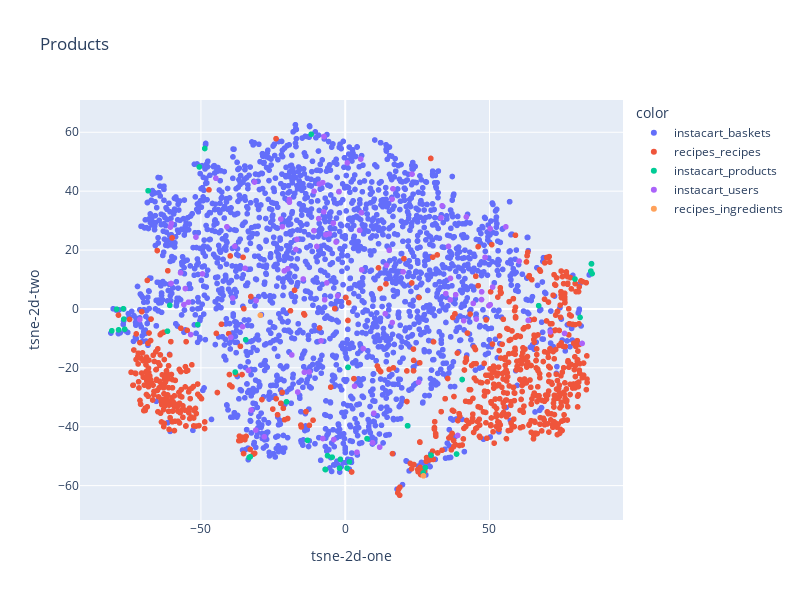

Notebook cell for this chart:
### Code cell
fig = px.scatter(df_tsne_data,
                 x="tsne-2d-one", y="tsne-2d-two",
                 color="color",
                 hover_data=['product_names'],
                 title='Products',
                 width=800, height=600)
fig.show()

### Figure 1 — Plotly figure (JSON) as saved in the notebook; plotly's stock layout.template omitted (floating-point values rounded to 4 significant figures; data arrays with more than 128 entries replaced by an {"elided": "..."} marker saying what was removed)
{"data": [{"customdata": {"elided": "2147 rows, 21952 str values in total"}, "hovertemplate": "color=instacart_baskets<br>tsne-2d-one=%{x}<br>tsne-2d-two=%{y}<br>product_names=%{customdata[0]}<extra></extra>", "legendgroup": "instacart_baskets", "marker": {"color": "#636efa", "symbol": "circle"}, "mode": "markers", "name": "instacart_baskets", "showlegend": true, "type": "scattergl", "x": {"elided": "2147 float values"}, "xaxis": "x", "y": {"elided": "2147 float values"}, "yaxis": "y"}, {"customdata": {"elided": "709x1 str values"}, "hovertemplate": "color=recipes_recipes<br>tsne-2d-one=%{x}<br>tsne-2d-two=%{y}<br>product_names=%{customdata[0]}<extra></extra>", "legendgroup": "recipes_recipes", "marker": {"color": "#EF553B", "symbol": "circle"}, "mode": "markers", "name": "recipes_recipes", "showlegend": true, "type": "scattergl", "x": {"elided": "709 float values"}, "xaxis": "x", "y": {"elided": "709 float values"}, "yaxis": "y"}, {"customdata": [["pepper turkey"], ["organic crush arabella plum tomato"], ["cucumber hand soap"], ["fat free sherbert orange"], ["original fresh scent heavy starch"], ["baby arugula"], ["hair lotion shine refine coconut"], ["peanut butter crunchy"], ["classic hazelnut flavor syrup"], ["ultimate pomegranate margarita"], ["strawberry shot bloks energy chew"], ["rosehip treatment facial serum blue"], ["super fruit punch organic juice drink"], ["cookie n cream protein bar"], ["vegan cheddar mac cheese"], ["fentimans curosity cola"], ["whole wheat challah rolls"], ["organic fair trade orange infuse dark chocolate cacao"], ["spinach feta pizza"], ["metallic fine permanent marker"], ["extra dark chocolate baking chip"], ["breakfast blend ground coffee"], ["berry colossal crunch cereal"], ["gluten free veggie lover thin crust pizza"], ["chocolate co organic dark chocolate sea salt coconut"], ["vanilla egg white protein pack"], ["soothe remover cleansing towelette sensitive skin"], ["proactive health sensitive stomach cat food"], ["stuff clam"], ["amaaaze blueberry apple juice blend drink"], ["food banana mixed berry"], ["mandarin liquid hand soap"], ["lavender relax essential oil"], ["organic creamy peanut butter hint sea salt"], ["roasted almond crunch crunchy granola bar"], ["extra care probiotic billion packet"], ["sonoma county chardonnay wine"], ["hard root beer"], ["heart healthy reduce sodium chicken wild rice soup"], ["italian pizza crust original"], ["organic sambazon acai juice"]], "hovertemplate": "color=instacart_products<br>tsne-2d-one=%{x}<br>tsne-2d-two=%{y}<br>product_names=%{customdata[0]}<extra></extra>", "legendgroup": "instacart_products", "marker": {"color": "#00cc96", "symbol": "circle"}, "mode": "markers", "name": "instacart_products", "showlegend": true, "type": "scattergl", "x": [81.39, 40.53, -6.96, -68.31, -1.94, 0.9896, -4.536, -79.21, -34.49, -13.07, -38.13, 1.458, -32.9, -76.72, 79.63, 27.05, -11.79, -60.8, 85.56, 27.77, -76.42, -51.1, -48.67, 85.34, -78.53, -61.59, 0.6389, 21.6, 38.6, -33.29, -50.55, -6.833, -6.129, -80.89, -76.9, -1.677, 29.74, 7.565, 67.05, 85.14, -20.34], "xaxis": "x", "y": [-2.884, -23.97, -54.5, 40.14, -54.07, -19.83, -50.34, -0.0877, -10.47, -44.63, -21.44, -51.95, -50.2, -3.449, 10.16, -55.69, 59.32, 1.22, 11.99, -53.91, -6.876, -5.323, 54.49, 15.29, -7.117, -7.57, -54.07, -39.68, -49.28, -50.44, 48.21, -54.57, -49.84, -7.414, 0.06741, -51.08, -49.7, -44.06, 1.108, 12.86, -31.55], "yaxis": "y"}, {"customdata": [["organic promise strawberry field cereal,mango chunk,baby portabella mushroom,low sodium beef broth,organic slice portobello mushroom,semisweet mini chocolate chip,frozen peach,bag organic banana,organic free range low sodium chicken broth,organic chop spinach,green bell pepper,organic garlic,mixed berry whole milk icelandic style skyr yogurt,organic whole milk,whole strawberry,shred mild cheddar cheese,grate parmesan,organic slice crimini mushroom,organic grape tomato,organic peel whole baby carrot,brussels sprout,pineapple chunk"], ["original black box tablewater cracker,chocolate peanut butter ice cream,sgt pepper goat milk cheese,alpine spring water,ale india pale brew free die ipa"], ["bulgarian feta,liquid egg white"], ["yellow onion,shred parmesan,pita chip simply naked,organic penne rigate,guacamole,natural premium coconut water,garlic lover hommus,unsweetene original almond breeze almond milk"], ["almond nut rice cracker snack,original black box tablewater cracker,mild salsa,devil egg,extra sharp white cheddar,hint sea salt almond nut thin,guacamole,roasted brussels sprout"], ["whole milk plain yogurt,bag organic banana,wild blueberry fruit spread,organic green leaf lettuce,organic green lentil,vegan shanghai dumpling,organic homestyle waffle,coldpresse organic orange,original hummus,european style unsalte butter,cream cheese,bicolor sweet corn,cucumber kirby"], ["hazelnuts milk chocolate cocoa,pure olive oil soap,organic unsweetene almond milk"], ["free clear unscented refill value pack baby wipe,pure coconut water,raw dark cacao bar,walnut half piece,wild skipjack light tuna,total natural greek strain yogurt honey,fat free strawberry yogurt,fat free blueberry yogurt,truffle nut butter cacao almond,wild sardine extra virgin olive oil,wild nonpareil caper sunkisse mediterranean,total strawberry lowfat greek strain yogurt,coconut flake,dark stone ground chocolate,lightly toast almond butter crunchy,sea salt almond organic stone ground dark chocolate"], ["smoke gouda,organic red onion,finocchiona salami,jalapeno pepper,smoke ham,organic slice crimini mushroom,slice pepperoni"], ["arancita rossa,organic lactose free lowfat milk,black coffee,sharp cheddar cheese,total lowfat plain greek yogurt,organic baby spinach,organic popcorn,banana,half half,uncured genoa salami,organic granny smith apple,organic baby carrot,organic small bunch celery,can aranciata orange"], ["sweeper open window fresh scent wet mopping cloth refill,organic bunny fruit snack berry patch,sweet salty nut almond granola bar,wrigley orbit wintermint sugar free gum pk,double control ant bait,fabulously fresh peppermint rosemary body wash"], ["organic decaf black tea,medium cheddar cheese block,cage free large white egg,organic whole crimini mushroom,organic strawberry,banana,wild blend rice,frozen broccoli floret"], ["organic red onion,organic honey gold potato,natural cracker,soft frenchstyle herbgarlic nut cheese,portabella mushroom,sparkling apple cider,red wax gouda cheese"], ["vegetable stand combination ultimate southwest blend,organic california style sprout bread,dairy free coconut milk blueberry yogurt alternative,sweet kale chop salad,asian chop salad dressing,dairy free coconut milk vanilla bean frozen dessert,chop spinach,sugar add mandarin orange water,kale green,sparkling water grapefruit,finely shred natural parmesan cheese"], ["cantaloupe,organic yukon gold potato bag,mango chunk,whole wheat bread,boneless beef chuck roast,organic iceberg lettuce,organic red cherry tomato,bag organic banana,organic honey gold potato,wild blueberry preserve,organic green leaf lettuce,boneless skinless chicken breast,organic strawberry,organic red radish bunch,organic baby spinach,organic whole string cheese,organic corn flake cereal fruit juice sweeten,original orange juice,half half,organic flame raisin,uncured genoa salami,organic shred carrot,dairy free unsweetene coconut milk,organic peppermint tea,grate parmesan,organic slice peach,mango yoghurt,organic whole cashew,total greek strain yogurt,organic kosher dill pickle,blue cheese crumble,whip cream cheese,kale green,pineapple chunk,bag organic fuji apple,organic red grapefruit,authentic french brioche"], ["margherita cherry tomato pizza,honey manuka raw kfactor,pure organic pineapple juice,yogurt strain lowfat coconut"], ["fruit veggie wash spray bottle,organic frozen pea,organic yukon select fry,mild cheddar cheese stick,organic strawberry,cream top smooth creamy vanilla yogurt,organic shell white cheddar,bunny pasta yummy cheese macaroni cheese,cracker cheddar bunnie snack pack"], ["cinnabon classic cinnamon roll coffee creamer,coffeemate bliss salted caramel coffee creamer,original animal cracker,hazelnut bromstad design liquid coffee creamer,dirty chai coffee cold brew,variety pack cereal,milk chocolate hot cocoa mix,xx espresso iced coffee almond milk"], ["black pepper corn mill organic spice,original beef jerky,merry maraschino pit cherry,shred sharp cheddar cheese,stand n stuff taco shell,fresh lean ground turkey,total natural greek strain yogurt honey,banana,pure natural light sour cream,organic fuji apple,iceberg lettuce,sparkle natural mineral water,total strawberry lowfat greek strain yogurt,total lowfat greek strain yogurt peach,white facial tissue,red vine tomato,macaroni shell white cheddar cheese,gourmet pop corn original,blue cheese center cut,natural muenster cheese,pulp calcium vitamin pure premium pure orange juice,organic whole white mushroom,dog food beef meaty juice,dark chocolate cover banana,fresh mozzarella cheese,paper towel chooseasheet mega roll oneply,organic grade large brown egg"], ["pizza cheese,uncured beef hot dog,organic chicken pot pie,organic packham anjou pear,zbar organic chocolate brownie energy snack,air chill bread chicken breast nugget,aged white cheddar glutenfree bake rice corn puff,organic grade free range large brown egg,organic large extra fancy fuji apple,organic baby spinach,cherry almond dark chocolate cocoa,peanut butter chocolate chip fruit nut food bar,banana,organic whole milk,shred mild cheddar cheese,pure irish butter,organic egg white,organic mixed vegetable,organic kiwi,organic whole white mushroom,macaroni cheese,crunchy almond butter,whip cream cheese,kid organic chocolate chip zbar,natural black cherry gel gelatin free snack,organic z mixed berry fruit rope,organic dark chocolate peanut butter cup,organic chicken noodle soup,asparagus,peanut butter cookie,cucumber kirby"], ["rye whiskey,grill chicken taquito"], ["organic celery heart,organic milk fat whole milk cottage cheese,bag organic banana,organic whole string cheese,lightly smoke sardine olive oil,organic hass avocado,bulgarian yogurt,cucumber kirby"], ["organic fair trade dark chocolate bar,honest face hand baby wipe,dark chocolate candy bar raspberry,unrefined virgin coconut oil"], ["strain wholemilk yogurt blueberry,vanilla almond,mixed berry whole milk icelandic style skyr yogurt,honeycrisp apple"], ["selectasize paper towel white huge roll regular roll towelsnapkin,less sodium soy sauce,light fit strawberry yogurt,tiny jelly bird egg,kosh dill pickle spear,liquid water enhancer orange tangerine,pulp pure florida orange juice,instant oatmeal maple brown sugar,raisin,purify water,shred sharp cheddar cheese,assorted flavor pop,chewy chocolate caramel,light fit blueberry yogurt,french vanilla coffee creamer,sandwich bag,low fat milk,seriously sharp cheddar cheese,pineapple slice pineapple juice,large lemon,cucumber kirby"], ["world good veggie burger,organic celery heart,ginger lemon kombucha,organic large extra fancy fuji apple,corn tortilla,organic baby spinach,banana,organic cucumber,original hummus,organic unsweetene almond milk,organic spring mix,organic grape tomato,organic baby carrot,medium spicy kimchi,organic hass avocado"], ["mango chunk,red wine vinegar,fruit tray,banana,organic fuji apple,whole strawberry,slice peach,spinach"], ["coconut water,organic strawberry,extra fancy unsalted mixed nut"], ["shave parmesan cheese,major dickason blend ground coffee dark roast,teriyaki beef jerky,deli fresh smoke turkey breast,smartfood white cheddar cheese popcorn,light semisoft cheese,dress jersey sweet onion calorie free,soft bake oats chocolate breakfast biscuit cookie,chunky medium salsa,chicken flavor ramen noodle soup,fire roasted jalapeño pita chip,ginger ale,jalapeno cheddar smoke sausage,white premium chunk chicken breast rib meat water,boneless skinless chicken breast,single milk american cheese slice,condense cream chicken soup,crack black pepper turkey breast,original superfood fruit smoothie blend,chicken taco seasoning mix,red pepper,banana,original orange juice,boomchickapop sea salt popcorn,lime,pure natural sour cream,super soft taco flour tortillas,natural shred mexican style four cheese,pure irish butter,classic hummus,extra crisp english muffin,hardwood smokedcenter cut original bacon,salt vinegar potato crisp,green pickle sliced jalapeno pepper,organic bell pepper,red onion,yellow straightneck squash,sparkling water grapefruit,white liquid egg white,large lemon,chicken base organic"], ["raw coconut water,organic turkey bacon,chicken apple breakfast sausage,organic chicken apple sausage,organic sunday bacon,organic raspberry"], ["natural raw cane turbinado sugar,flax plus red berry crunch cereal,organic broccoli crown,organic sugar snap pea,organic strawberry,organic italian parsley bunch,organic chicken thigh,organic reduce fat milk,organic thyme,organic romaine lettuce,organic red cabbage"], ["half half,plain greek yogurt,bag organic banana,golden delicious apple,boneless skinless chicken breast fillet,pork loin tenderloin,mini pretzel,crack wheat sourdough loaf,lowfat kefir plain unsweetene,spinach"], ["organic french vanilla almond granola,organic blueberry waffle,pizza popper three cheese,honey yoghurt,bag organic banana,oatmeal original unsweetene,black raspberry chocolate chip ice cream,original pure creamy almond milk,unsweetene almondmilk,organic honey nut os cereal,power grain waffle ct,organic graham crunch cereal,california orange juice"], ["smores luna bar,raisin bran cereal,corn chip,organic mayonnaise,clean day honeysuckle scent multisurface clean,total lowfat plain greek yogurt,frozen organic wild blueberry,organic whole strawberry,organic whole milk,michigan organic kale,sparkle natural mineral water,lemon verbena dish soap,organic banana,berry medley,honeycrisp apple,salt pepper krinkle chip,asparagus,organic hass avocado,large lemon"], ["organic salt butter,reduce fat dha reduce fat milk,yellow bell pepper,country morning white bread,organic american cheese single,honey greek yogurt,organic strawberry,organic baby arugula,tart cherry yoghurt,organic edamame,spaghetti,chicken maple breakfast sausage,organic macaroni shell real aged cheddar,organic baby carrot,organic chicken strip,raspberry lemonade,kid organic chocolate chip zbar,organic hass avocado,large lemon,yoghurt blueberry"], ["cheerio cereal,original bake whole grain wheat cracker,creamy peanut butter,dairy pure whole milk,classic yellow mustard,dry roast lightly salt peanut,golden delicious apple,banana,pepper beef jerky,darjeele black tea blend,minis candy,tiny twist pretzel,peanut butter cup minis,gala apple,celery stick,original sauce,organic raw almond,dark chocolate nuts sea salt bar,sea salt potato tomato spinach garden veggie crisp"], ["clementine,granny smith apple,hass avocado,apple,roasted pine nut hummus,organic milk,zero calorie cola,variety"], ["organic blueberry waffle,organic spelt english muffin,original kombucha,frozen organic wild blueberry,banana,kombucha bubbly probiotic tea california grape,pita chip simply naked,maple water"], ["lager,india pale ale,premium belgian lager,beer"], ["b complex high potency vegetarian,sesame seaweed salad"], ["organic sproutofu savory bake tofu,traditional hummus,spicy hummus,bag organic banana,organic large brown egg,hickory smoke ultra thin deli slice,organic large extra fancy fuji apple,organic baby spinach,organic danjou pear,whole wheat multigrain pop cake,organic cheddar snack mix,organic whole milk,jumbo veggie protein smart dog link,blueberry whole milk yogurt pouch,apple strawberry organic nibbly finger,original grain cracker,blue cheese crumble,whip cream cheese,raspberry,goat milk feta,organic avocado"], ["sparkling lemon water,coconut flavor sparkling water,citrus mandarin organic,blackberry cucumber sparkling water,honeycrisp apple"], ["yellow bell pepper,dice yellow onion,original english muffin,large pineapple chunk,shred sharp cheddar,organic red onion,muscat grape,organic free range low sodium chicken broth,cinnamon yeast roll,center cut bacon,garlic bread stick,red pepper,dice celery,classic rotisserie chicken,green skinned avocado,dice carrot,flat parsley bunch"], ["waffle sweet belgian vanilla,garlic hummus,gluten free tapioca pudding,chikn nugget,premium organic strawberry spread,organic bread whole grain,extra ginger brew jamaican style ginger beer,sonoma traditional flour tortillas count,organic horseradish leek kraut,vegan buttery stick,banana,sublingual vitamin mcg,large grade aa cage free egg,lemon verbena dish soap,organic jalapeno pepper,serrano chile pepper,classic airpuffed vanilla flavor marshmallow,organic white onion,gold potato,harvest snap wasabi ranch,tortilla chip clasico jalapeno lime"], ["natural uncured beef hot dog,superfood slam bar,small hass avocado,pretzel hoagie bun,unfrosted strawberry toaster pastry,enlighten mint organic,lime flavor flavor sparkling water,organic sea salt popcorn,frost toaster pastry cherry pomegran,wholeberry blast meal bar,roasted salt pistachio,xx espresso iced coffee almond milk,yogurt strain lowfat coconut"], ["kombucha bilberry,kombucha organic raw lavender,kombucha organic raw citrus,pepperjack style shred,organic raw kombucha gingerade,lemon ginger sparkle probiotic drink,organic baby kale"], ["organic russet potato bag,organic white basmati rice,organic cottage cheese,flaky biscuit,organic mango yogurt,organic chewy oatmeal raisin granola bar,organic whole string cheese,plain whole milk yogurt,organic gala apple bag,plain greek nonfat yogurt,cocoa bunnie whole grain cereal,garlic granule,organic old fashioned roll oat,sweet onion"], ["pancake waffle mix almond flour,organic chicken broth,organic frozen mango chunk,bake aged white cheddar rice corn puff,organic capellini,classic carbonate natural mineral water,organic navel orange,russet potato,organic yokid lemonadeblueberry variety pack yogurt squeezer tube,tomato paste,orange chocolate beet smart cookie,kombucha organic raw citrus,yo baby organic whole milk banana mango yogurt,banana,roma tomato,pure irish butter,coconut flake,envirokidz brown sugar maple oatmeal,organic avocado,almond raisin hearty oatmeal go"], ["organic salt butter,organic reduce fat milk,organic navel orange,original black box tablewater cracker,yobaby organic plain yogurt,yorkshire black tea,organic strawberry yogurt fruit snack,organic grade free range large brown egg,banana mango organic yogurt fruit snack,organic quick cooking roll oat,organic strawberry,organic mix berry yogurt fruit snack,organic baby arugula,organic danjou pear,organic stoneground wheat cracker,yeast extract,organic baby broccoli,organic white chia seed,purely os organic cereal,arborio white rice,organic bartlett pear,organic cauliflower,organic greek plain nonfat yogurt,organic hass avocado,organic earl grey noir tea bag count"], ["teriyaki chicken,chunky peanut butter,package grape tomato,half half cream,plain bagel,original rice krispie treat,spinach artichoke dip"], ["grade large white egg,original creme de brie spreadable cheese,natural spring water,fridge pack cola,natural spring water,ultra soft strong toilet paper double roll,organic whole milk dha,baby spinach salad,small pit ripe black olive,banana,grape tomato,bocconcini fresh mozzarella,quarter marinated artichoke heart,honeycrisp apple,original coffee creamer,italian slice bread"], ["clementine,mixed fruit fruit snack,whole grain cheddar bake snack cracker"], ["italian sparkling mineral water,organic strawberry,boneless skinless chicken breast,almond paleo bread non gmo gluten free,super green salad"], ["small hass avocado,parmesan beef meatball,broccoli crown,organic red onion,organic marinara pasta sauce,medium buffalo wing sauce"], ["organic turkey bacon,boneless skinless chicken breast,chop pecan,organic navel orange,apple honeycrisp organic,honey yoghurt,red raspberry,artichoke heart marinate quarter,spring water,rice corn puff bake veggie,green bell pepper,gluten free fettuccini roasted garlic,organic european style lightly salt butter,lime,organic cucumber,organic living butter lettuce,milk vitamin,organic white onion,cream buckwheat cereal,coconut almond minis frozen dessert bar"], ["organic orange bell pepper,cacao bittersweet premium baking chip,organic lightly salt sea salt thin crispy restaurant style tortilla chip,arancita rossa,gluten free dark chocolate chunk chewy crunch granola bar,organic lemon,natural classic pork breakfast sausage,cherry chai yogurt,organic red bell pepper,classic marinara,bag organic banana,coconut almond granola,roasted salt cashew,lightly salt bake snap pea crisps,potato chip sweet potato,yogurt maple ginger yogurt,organic peppermint herbal tea,organic strawberry,organic baby arugula,organic baby spinach,organic whole string cheese,vegan big cup pad thai noodle soup,tahitian vanilla bean gelato,organic super fruit punch juice drink,organic blackberry,organic stoneground wheat cracker,organic california white basmati rice,organic cucumber,organic baby broccoli,xl emerald white seedless grape,organic tagliatelle traditional egg pasta,total greek strain yogurt cherry oz,sea salt caramel gelato,organic baby carrot,pink lady cripps apple,gluten free original granola,sparkling water grapefruit,organic grain thin sliced bread,newman os creme fill chocolate cookie,dark chocolate cocoa,asparagus,organic hass avocado,uncured hickory smoke sunday bacon"], ["pink lady apple kombucha,organic lemon,vanilla protein protein shake,organic baby spinach,cayenne cleanse kombucha,master brew kombucha ginger,sesame seaweed salad,ruby red grapefruit juice,ginger tea,organic kiwi"], ["vegetable classic vegetable soup,chef blend shred state cheddar cheese,gluten free pretzel stick,rice krispie treat original crispy marshmallow square,balanced break natural sharp white cheddar cheese cashew golden raisin medley snack,palmetto cheese original,organic cherry drink,creamy deluxe gluten free rice pasta extra cheesy cheddar sauce,balanced break pepper jack natural cheese honey roast peanut raisin snack,organic basmati rice,guacamole single,lime sparkling water,cinnamon chex,organic yellow corn tortilla chip"], ["refill infant milkbase iron oz pouch infant formula powder,free clear unscented refill value pack baby wipe,happy belly organic oatmeal baby cereal"], ["green bean,celery heart,organic carrot bunch,water,pulp free orange juice,long grain brown rice"], ["icelandic style creamskyr milkfat strain wholemilk yogurt mango,strain non fat orange ginger yogurt,non fat acai mix berry yogurt,maple quinoa cluster chia seed,organic raspberry,icelandic style skyr blueberry nonfat yogurt,total natural plain greek yogurt,banana bite chewy organic coconut,almond sea salt dark chocolate,banana"], ["reduce sugar tomato ketchup,iron herb liquid extract formula,natural spring water,dragon fruit,vitamin organic whole milk,chickpeas pasta shell,whole grain corn meal,shred mild cheddar cheese,chickpeas rotini pasta,garlic"], ["chocolate dark chocolate ice cream bar,hazelnut spread skim milk cocoa,soft pretzel burger bun,pepperoni pizza frozen sandwich,apple pear fruit bar,natural apple sauce cup,calorie per bag popcorn,organic strawberry,tart cherry yoghurt,apple apricot fruit bar,garden salsa multigrain chip,glaci freeze,organic balance vanilla bean protein shake"], ["almond nut rice cracker snack,country potato bread,pretzel crisps original deli style pretzel cracker,organic boneless skinless chicken breast,organic roasted turkey breast,red pepper,banana,organic whole milk,organic raspberry,grade aa large white egg,coconut flavor sparkling water,indian dal golden lentil soup,pure clover honey,fresh european style baby spinach,honey nut cheerio"], ["natural savory turkey breakfast sausage,organic multi grain square cereal,ground turkey breast,total natural low fat milkfat greek strain yogurt"], ["nectarine,apple jack cereal,strawberry milk,ice pop sugar free orange cherry grape,vitamin organic milk,tropical sugar free fl oz ice pop,original antiseptic adult mouthwash,sparkle citrus beverage natural pulp,organic mexican blend finely shred cheese"], ["organic zucchini spiral,original havarti cheese,cinnamon raisin bread,organic blackberry,original rotisserie chicken,kumato tomatoe,gluten free chocolate chip cookie"], ["organic reduce fat milk,sparkling water berry,lime sparkling water,sparkling water grapefruit,almondbreeze unsweetene,organic half half"], ["organic milk,organic strawberry,half half,organic seedless watermelon,organic cane sugar"], ["almond breeze unsweetene almond coconut milk blend,incredibite small dog real beef dog food,dog snack lean beef flavor,single milk american cheese slice,mac cheese,lunchable extra cheesy pizza,total natural plain greek yogurt,velveeta reduce fat milk shell cheese,white giant paper towel roll,bathroom tissue softness strength double roll"], ["yellow onion,boneless skinless chicken breast,organic red onion,beef loin new york strip steak,light lean macaroni cheese,organic broccoli crown,organic russet potato,organic whole milk dha,organic baby arugula,organic baby spinach,organic premium tomato paste,organic cucumber,ground turkey breast,organic grape tomato,organic crushed fire roasted tomato,roasted turkey breast,organic sour cream,organic tomato sauce,steel cut oat,organic avocado"], ["yellow onion,broccoli crown,organic baby spinach,banana,organic fat free milk,organic grape tomato,whip cream cheese,organic greek plain nonfat yogurt,cucumber kirby"], ["original cream bar orange raspberry frozen bar,berry shoot dietary supplement,sweet chipotle beef jerky,milk chocolate cover pretzel,strawberry banana flavor juice smoothie blend,orange calcium vitamin pulp free,original superfood fruit smoothie blend,total care anticavity fluoride mouthwash icy clean mint,milk chocolate bar,glide pro health deep clean floss cool mint count,cherry garcia ice cream"], ["european cucumber,chocolate hazelnut butter,powder peanut butter,california veggie burger,accent organic sprout quinoa trio,boilinbag whole grain brown rice"], ["organic whole grassmilk milk,organic red onion,grassfe whole milk plain yogurt,organic romaine,roma tomato,natural red tomato mild salsa mexican green chile cilantro"], ["organic original hommus,shred parmesan,organic red bell pepper,bag organic banana,organic baby spinach,rice thin brown rice snack cracker,organic cucumber,organic tomato cluster"], ["applewood smoke bacon,pastajoy brown rice pasta elbow,organic large brown egg,sea salt vinegar potato chip,organic mesa sunrise cereal"], ["lime,yellow tortilla chip,organic avocado"], ["garnet sweet potato yam,organic chicken broth,shred parmesan,calcium enrich lactose free fat free milk,applewood smoke bacon,organic baby spinach,ranch dress,calm shampoo tea tree sea buckthorn,organic black bean,organic yukon gold potato,organic white onion,organic romaine heart,sweet orange vanilla honest conditioner,organic hass avocado,organic brown rice"], ["sesame seaweed salad,sparkling peach,cheese puff,cola,pomegranate juice"], ["organic frozen mango chunk,vitaminwat xxx acai blueberry pomegranate,organic whole kernel sweet corn salt add,organic corn thin original,whole wheat bread,roasted pine nut hommus,honest face hand baby wipe,rosemary mini croccantini,recycled paper towel,organic low sodium chicken cook stock,corn tortilla chip,bag organic banana,organic mint,organic muenster cheese slice,organic russet potato,organic baby spinach,organic cauliflower floret,seedless small watermelon,organic vanilla unsweetene almond nondairy beverage,organic whole milk,organic raspberry,heart heart organic oat flake blueberry cluster cereal,yo toddler organic strawberry banana whole milk yogurt,coldpresse deliciously hydrate watermelon water,liquid vitamin c orange flavor,organic kiwi,organic great northern bean,organic bartlett pear,organic small bunch celery,organic old fashioned roll oat,free clear unscented baby wipe,stage prune,organic garnet sweet potato yam"], ["truffle popcorn,lowfat milk,dubliner wedge pre cut cheese,goji blackberry zero calorie iced green tea,sharp cheddar cheese,sea salt potato chip,organic yellow onion,zero calorie iced green tea raspberry,chocolate peanut butter cup gelato,green tea blueberry pomegranate,classic ranch yogurt dress,organic spicy taco seasoning,organic refried vegetarian black bean,grassmilk organic fat free milk,feta cheese crumble,organic grape tomato,organic creamy peanut butter,mandarin orange sparkle natural spring water,organic free range chicken broth"], ["almond cheddar style shred cheese alternative,shred almond mozzarella cheese,organic baby spinach"], ["low sodium bacon,garlic,feta cheese crumble,cherub heavenly salad tomato,organic grade large brown egg,large lemon"], ["milk fat free,scoop tortilla chip,chunky medium salsa,strawberry blend non fat greek yogurt,polska kielbasa sausage,oats honey protein crunchy granola,organic blueberry,butter flavor movie theater microwave popcorn,nuts spice dark chocolate nuts sea salt snack bar,herb butter rice,large lemon"], ["spinach ricotta ravioli,seasonal espresso,dairy free mozarella style shred"], ["gluten free dark chocolate chunk chewy crunch granola bar,reduce fat milk,organic red onion,whole heart palm,organic mungbean sprout,ground black pepper,organic grade free range large brown egg,plain bagel,organic strawberry,organic baby spinach,organic yellow onion,chive,lime,organic shred carrot,organic california white basmati rice,organic cucumber,organic yukon gold potato,organic unsweetene almond milk,artichoke,organic sweeten cranberry,crush red pepper,stage peach baby food,sea salt,organic kiwi,feta cheese crumble,organic grape tomato,dark cacao content organic chocolate bar,stage prune,total nonfat greek yogurt,california orange juice,black forest ham,coarse kosher salt"], ["bag organic banana,organic heavy whipping cream,organic strawberry,organic baby arugula,organic cilantro,organic grape tomato,pure kosher dill,organic hass avocado,organic half half"], ["strawberry candy twist,milk chocolate cookie caramel fun size,milk chocolate minature,carmel milk chocolate,wrigley orbit wintermint sugar free gum pk,reese miniature peanut butter cup"], ["precious mozzarella cheese,original glass cleaner,potato gnocchi,plain bagel,organic fuji apple,mild italian sausage,sweet salty nut peanut granola bar,organic romaine heart,lemonade"], ["peanut butter creamy salt,vegan butter,organic baby spinach,genuine brewed rice vinegar,natural roasted pepper tomato soup,organic udon japanese wheat noodle,garlic,toast sesame seed oil,cocktail style cube spring water ice,cheese sharp cheddar,organic hass avocado"], ["chayote,italian dry salame,yellow onion,microwaveable beef cheeseburger,sweet tea,lowfat chicken tortilla soup,home style savory beef gravy,rrruffle ridge reduce fat potato chip,green bell pepper,reduce fat milk,rotini pasta,red pepper,tuscan house italian dress marinade,white corn,bunch cilantro,slice california olive,fresh ca grow egg,combination party pizza,danimal strawberry explosion flavor smoothie,bake potato soup"], ["parsley italian flat new england grow,seafood stock,organic rosemary,organic leek,banana,michigan organic kale,potato yukon gold organic,fennel,carrot celery stick"], ["mango sorbet,kelloggs nutrigrain apple cinnamon cereal,roasted garlic,kelloggs nutrigrain blueberry cereal,bunch cilantro,roma tomato,cage free brown eggslarge grade,organic avocado,whole grain penne pasta"], ["recycled paper towel,sourdough baguette,banana"], ["mini cucumber,slow kettle tomato sweet basil bisque soup,kosh dill pickle spear,natural apricot sparkling water,slice white mushroom,classic hummus,tomato yellow cherry,organic romaine heart,original sauce,red onion,caribbean jerk marinade"], ["cold brew coffee coconut milk,organic large green asparagus,beet apple carrot lemon ginger organic cold press juice beverage,jade pearl rice ramen,cheddar cheezy mac"], ["whole wheat bread,organic broccoli,yobaby organic plain yogurt,organic butternut squash,organic yellow onion,organic whole milk,organic large grade brown egg"], ["super tea power green,organic raw unfiltered apple cider vinegar,basil dish soap,unsalted homemade butter,organic turbinado raw cane sugar,clementina sparkling beverage,apple cider vinegar,organic baby arugula,original hummus,organic restaurant style sea salt lime tortilla chip,whole wheat english muffin,english breakfast black tea bag,unrefined virgin coconut oil,organic baby carrot,organic grade large brown egg"], ["yellow onion,seedless red grape,organic navel orange,bag organic banana,organic frozen pea,half half,salt add black bean,bay leave,red vine tomato,edamame pod,organic whole wheat penne rigate,organic basil,organic zucchini,organic long grain brown rice,large lemon,organic avocado"], ["organic antibug shake spray"]], "hovertemplate": "color=instacart_users<br>tsne-2d-one=%{x}<br>tsne-2d-two=%{y}<br>product_names=%{customdata[0]}<extra></extra>", "legendgroup": "instacart_users", "marker": {"color": "#ab63fa", "symbol": "circle"}, "mode": "markers", "name": "instacart_users", "showlegend": true, "type": "scattergl", "x": [-2.147, -39.66, 11.94, 41.07, 48.46, -9.185, -54.32, -57.06, 82.11, -6.727, -3.953, -7.784, 35.8, -7.11, -5.467, -41.0, 20.06, -53.56, 36.4, 14.31, 63.42, -10.83, -55.9, -60.58, -35.56, 5.608, -44.82, -32.6, 47.24, 5.381, 4.995, -21.8, -49.48, -34.69, -7.431, -19.36, -30.89, -38.27, 9.525, 38.98, -8.97, -28.03, 49.8, 13.88, -39.03, -12.45, -10.79, -21.11, -31.42, 47.27, 9.929, 5.724, -6.395, 71.06, -2.631, -19.93, -14.16, 36.48, 4.075, -18.52, -60.22, 44.37, -55.4, 0.7063, 55.66, -33.55, 15.27, -30.98, -51.72, 34.86, 41.99, -22.3, -60.36, -19.34, 16.53, 23.16, 50.22, -14.54, 33.2, -16.46, -9.853, -16.74, 60.27, 76.02, -17.11, 25.43, -4.124, -3.171, -71.17, 38.28, 51.07, 50.25, 6.242, 33.6, 3.24, 45.43, 16.3, -7.349, -8.373, 16.25, -7.765], "xaxis": "x", "y": [39.87, -9.628, -46.94, -3.992, 17.53, 30.68, 2.307, 12.26, -11.71, 25.21, -44.34, 42.89, 21.24, 3.124, 25.51, 27.9, 12.6, -8.7, 3.074, 14.78, -3.863, 26.57, 1.473, 27.81, -6.019, 32.72, 44.38, -34.34, 3.176, 50.9, 26.69, 27.93, 11.9, 13.8, 32.98, 37.16, 2.811, 21.27, -45.46, -42.97, 42.43, -43.42, 1.109, -1.635, 3.689, -21.4, 39.94, 12.93, 43.09, 5.812, -35.4, 13.29, 8.842, -7.812, 4.449, 13.65, -21.52, 10.38, -48.67, -15.62, 29.03, 1.881, 6.914, 49.6, 27.88, -20.88, 19.91, -41.16, 24.4, 5.194, 31.24, 30.52, 8.643, 36.26, 40.81, 45.78, 27.29, 10.17, 30.98, -28.22, 21.22, 23.62, 16.24, -8.313, 20.19, -24.89, 29.14, 22.73, -3.62, 4.831, 7.42, 1.451, -13.48, 35.03, -26.22, -3.44, -4.623, 58.56, -10.81, 37.27, -44.01], "yaxis": "y"}, {"customdata": [["instant butterscotch pudding mix"], ["bartlett pears"]], "hovertemplate": "color=recipes_ingredients<br>tsne-2d-one=%{x}<br>tsne-2d-two=%{y}<br>product_names=%{customdata[0]}<extra></extra>", "legendgroup": "recipes_ingredients", "marker": {"color": "#FFA15A", "symbol": "circle"}, "mode": "markers", "name": "recipes_ingredients", "showlegend": true, "type": "scattergl", "x": [-29.4, 27.13], "xaxis": "x", "y": [-2.148, -56.68], "yaxis": "y"}], "layout": {"height": 600, "legend": {"title": {"text": "color"}, "tracegroupgap": 0}, "title": {"text": "Products"}, "width": 800, "xaxis": {"anchor": "y", "domain": [0, 1], "title": {"text": "tsne-2d-one"}}, "yaxis": {"anchor": "x", "domain": [0, 1], "title": {"text": "tsne-2d-two"}}}}
